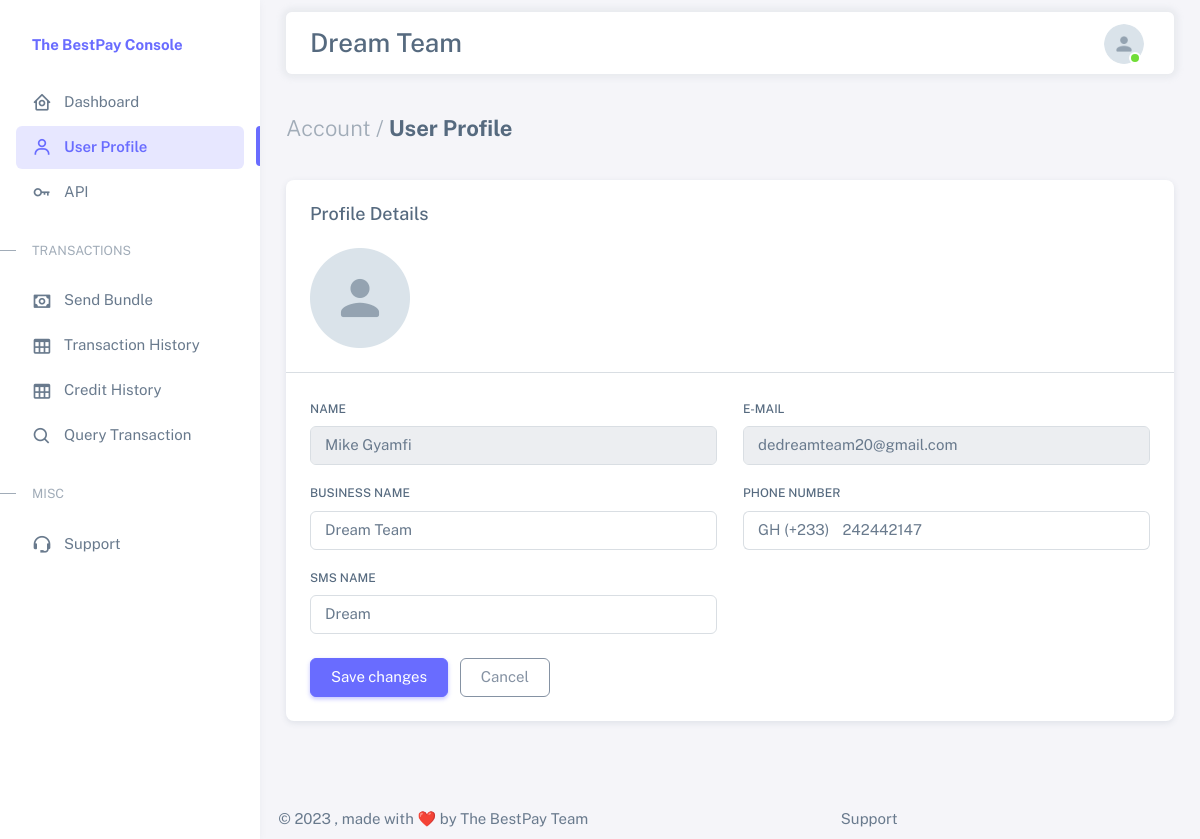
Screenshot of /user-profile (signed in) with the database file from the repository.
### shares_app/models.py (models this page shows, shortened)
class UserProfile(models.Model):
    user = models.OneToOneField(CustomUser, on_delete=models.CASCADE)
    business_name = models.CharField(max_length=100, null=False, blank=False, default="Business")
    sms_sender_name = models.CharField(max_length=100, null=False, blank=False, default="Bundle")
    phone = models.PositiveIntegerField(null=True, blank=True)
    bundle_amount = models.PositiveBigIntegerField(null=True, blank=True)

class CustomUser(AbstractUser):
    user_id = models.CharField(max_length=100, null=False, blank=False)
    first_name = models.CharField(max_length=100, null=False, blank=False)
    last_name = models.CharField(max_length=100, null=False, blank=False)
    username = models.CharField(max_length=100, null=False, blank=False, unique=True)
    email = models.EmailField(max_length=250, null=False, blank=False)
    password1 = models.CharField(max_length=100, null=False, blank=False)
    password2 = models.CharField(max_length=100, null=False, blank=False)
    api_key = models.CharField(max_length=120, blank=True, null=True)
    api_secret = models.CharField(max_length=140, blank=True, null=True)
    api_revoked = models.BooleanField(default=False)

### shares_app/views.py (the view, shortened to what this page needs)
# urls.py: path('user-profile', views.user_profile, name='user_profile'),
@login_required(login_url='login')
def user_profile(request):
    user_profile_details = models.UserProfile.objects.filter(user=request.user).first()
    context = {'data': user_profile_details}
    return render(request, 'layouts/user_profile.html', context=context)

### shares_app/templates/layouts/user_profile.html (shortened to what this page needs)
{% extends 'base.html' %}
{% load static %}
{% block content %}
    <div class="layout-wrapper layout-content-navbar">
      <div class="layout-container">
        {% include 'layouts/sideNav.html' %}
        <div class="layout-page">
          {% include 'inc/navbar.html' %}
          <div class="content-wrapper">
            <div class="container-xxl flex-grow-1 container-p-y">
              <h4 class="fw-bold py-3 mb-4"><span class="text-muted fw-light">Account /</span> User Profile</h4>
              <div class="row">
                <div class="col-md-12">
                  <div class="card mb-4">
                    <h5 class="card-header">Profile Details</h5>
                    <div class="card-body">
                      <div class="d-flex align-items-start align-items-sm-center gap-4">
                        <img
                          src="{% static 'assets/img/avatars/avatar.png' %}"
                          alt="user-avatar"
                          class="d-block rounded"
                          height="100"
                          width="100"
                          id="uploadedAvatar"
                        />
                      </div>
                    </div>
                    <hr class="my-0" />
                    <div class="card-body">
                      <form id="formAccountSettings" method="POST">
                        <div class="row">
                          <div class="mb-3 col-md-6">
                            <label for="firstName" class="form-label">Name</label>
                            <input
                              class="form-control"
                              type="text"
                              id="name"
                              name="name"
                              disabled
                              value="{{ request.user.first_name }} {{ request.user.last_name }}"
                              autofocus
                            />
                          </div>
                          <div class="mb-3 col-md-6">
                            <label for="email" class="form-label">E-mail</label>
                            <input
                              class="form-control"
                              type="text"
                              id="email"
                              name="email"
                              disabled
                              value="{{ request.user.email}}"
                              placeholder="john.doe@example.com"
                            />
                          </div>
                          <div class="mb-3 col-md-6">
                            <label for="business" class="form-label">Business Name</label>
                            <input
                              type="text"
                              class="form-control"
                              id="business"
                              name="business"
                              value="{{ data.business_name | capfirst}}"
                            />
                          </div>
                          <div class="mb-3 col-md-6">
                            <label class="form-label" for="phoneNumber">Phone Number</label>
                            <div class="input-group input-group-merge">
                              <span class="input-group-text">GH (+233)</span>
                              <input
                                type="text"
                                id="phoneNumber"
                                name="phoneNumber"
                                class="form-control"
                                placeholder="202 555 0111"
                                value="{{ data.phone }}"
                              />
                            </div>
                          </div>
                          <div class="mb-3 col-md-6">
                            <label class="form-label" for="phoneNumber">SMS Name</label>
                            <div class="input-group input-group-merge">
                              <input
                                type="text"
                                id="smsName"
                                maxlength="10"
                                name="smsName"
                                class="form-control"
                                placeholder="Must be 10 chars long"
                                value="{{ data.sms_sender_name }}"
                              />
                            </div>
                          </div>
                        </div>
                        <div class="mt-2">
                          <button type="submit" class="btn btn-primary me-2">Save changes</button>
                          <button type="reset" class="btn btn-outline-secondary">Cancel</button>
                        </div>
                      </form>
                    </div>
                </div>
              </div>
            </div>
          </div>
        </div>
      </div>
    </div>
    </div>
    {% endblock content %}

### shares_app/templates/base.html (shortened to what this page needs)
{% load static %}
<!DOCTYPE html>
<html
  lang="en"
  class="light-style layout-menu-fixed"
  dir="ltr"
  data-theme="theme-default"
  data-assets-path="../assets/"
  data-template="vertical-menu-template-free"
>
  <head>
    <link rel="stylesheet" href="{% static 'assets/vendor/fonts/boxicons.css' %}" />
    <link rel="stylesheet" href="{% static 'assets/vendor/css/core.css' %}" class="template-customizer-core-css" />
    <link rel="stylesheet" href="{% static 'assets/vendor/css/theme-default.css' %}" class="template-customizer-theme-css" />
    <link rel="stylesheet" href="{% static 'assets/css/demo.css' %}" />
    <link rel="stylesheet" href="{% static 'assets/vendor/libs/perfect-scrollbar/perfect-scrollbar.css' %}" />
    <link rel="stylesheet" href="{% static 'assets/vendor/libs/apex-charts/apex-charts.css' %}" />
    <link href="https://cdn.datatables.net/v/dt/dt-1.13.4/datatables.min.css" rel="stylesheet"/>
  </head>
  <body>
      {% block content %}
      {% endblock content %}
            <footer class="content-footer footer bg-footer-theme">
              <div class="container-xxl d-flex flex-wrap justify-content-evenly py-2 flex-md-row flex-column">
                <div class="mb-2 mb-md-0 ml-auto">
                  ©
                  , made with ❤️ by The BestPay Team
                </div>
                <div>
                  <a
                    href="https://github.com/themeselection/sneat-html-admin-template-free/issues"
                    target="_blank"
                    class="footer-link me-4"
                    >Support</a
                  >
                </div>
              </div>
            </footer>
  </body>
</html>

### shares_app/templates/layouts/sideNav.html (shortened to what this page needs)
        <aside id="layout-menu" class="layout-menu menu-vertical menu bg-menu-theme">
          <div class="app-brand demo">
            <a href="{% url 'home' %}" class="app-brand-link fw-bold">
              The BestPay Console
            </a>
          </div>
          <ul class="menu-inner py-1">
            <li class="menu-item {% if request.resolver_match.url_name == 'home' %}active{% endif %}">
              <a href="{% url 'home' %}" class="menu-link">
                <i class="menu-icon tf-icons bx bx-home-circle"></i>
                <div data-i18n="Analytics">Dashboard</div>
              </a>
            </li>
            <li class="menu-item {% if request.resolver_match.url_name == 'user_profile' %}active{% endif %}">
              <a href="{% url 'user_profile' %}" class="menu-link">
                <i class="menu-icon tf-icons bx bx-user"></i>
                <div data-i18n="Boxicons">User Profile</div>
              </a>
            </li>
            <li class="menu-item {% if request.resolver_match.url_name == 'api_mgt' %}active{% endif %}">
              <a href="{% url 'api_mgt' %}" class="menu-link">
                <i class="menu-icon tf-icons bx bx-key"></i>
                <div data-i18n="Boxicons">API</div>
              </a>
            </li>
            <li class="menu-header small text-uppercase"><span class="menu-header-text">Transactions</span></li>
            <li class="menu-item {% if request.resolver_match.url_name == 'send_bundle_page' %}active{% endif %}">
              <a href="{% url 'send_bundle_page' %}" class="menu-link">
                <i class="menu-icon tf-icons bx bx-money"></i>
                <div data-i18n="Tables">Send Bundle</div>
              </a>
            </li>
            <li class="menu-item {% if request.resolver_match.url_name == 'txn_history' %}active{% endif %}">
              <a href="{% url 'txn_history' %}" class="menu-link">
                <i class="menu-icon tf-icons bx bx-table"></i>
                <div data-i18n="Tables">Transaction History</div>
              </a>
            </li>
          <li class="menu-item {% if request.resolver_match.url_name == 'credit-history' %}active{% endif %}">
              <a href="{% url 'credit-history' %}" class="menu-link">
                <i class="menu-icon tf-icons bx bx-table"></i>
                <div data-i18n="Tables">Credit History</div>
              </a>
            </li>
          <li class="menu-item {% if request.resolver_match.url_name == 'query_transaction' %}active{% endif %}">
              <a href="{% url 'query_transaction' %}" class="menu-link">
                <i class="menu-icon tf-icons bx bx-search"></i>
                <div data-i18n="Tables">Query Transaction</div>
              </a>
            </li>
            <li class="menu-header small text-uppercase"><span class="menu-header-text">Misc</span></li>
            <li class="menu-item">
              <a
                href="#"
                target="_blank"
                class="menu-link"
              >
                <i class="menu-icon tf-icons bx bx-support"></i>
                <div data-i18n="Support">Support</div>
              </a>
            </li>
          </ul>
        </aside>

### shares_app/templates/inc/navbar.html (shortened to what this page needs)
{% load static %}
<nav
            class="layout-navbar container-xxl navbar navbar-expand-xl navbar-detached align-items-center bg-navbar-theme"
            id="layout-navbar"
          >
            <div class="navbar-nav-right d-flex align-items-center" id="navbar-collapse">
              <div class="my-auto">
                <h3 class="my-auto">{{data.business_name | capfirst}}</h3>
              </div>
              <ul class="navbar-nav flex-row align-items-center ms-auto">
                <li class="nav-item navbar-dropdown dropdown-user dropdown">
                  <a class="nav-link dropdown-toggle hide-arrow" href="javascript:void(0);" data-bs-toggle="dropdown">
                    <div class="avatar avatar-online">
                      <img src="{% static 'assets/img/avatars/avatar.png' %}" alt class="w-px-40 h-auto rounded-circle" />
                    </div>
                  </a>
                </li>
              </ul>
            </div>
          </nav>

### shares_app/static/assets/css/demo.css (style rules this page uses)
.menu .app-brand.demo { height: 64px; margin-top: 12px; }

### rows the page displays
UserProfile: business_name "Dream Team", business "Dream Team", phoneNumber "242442147", smsName "Dream"
CustomUser: name "Mike Gyamfi", email "dedreamteam20@gmail.com"
